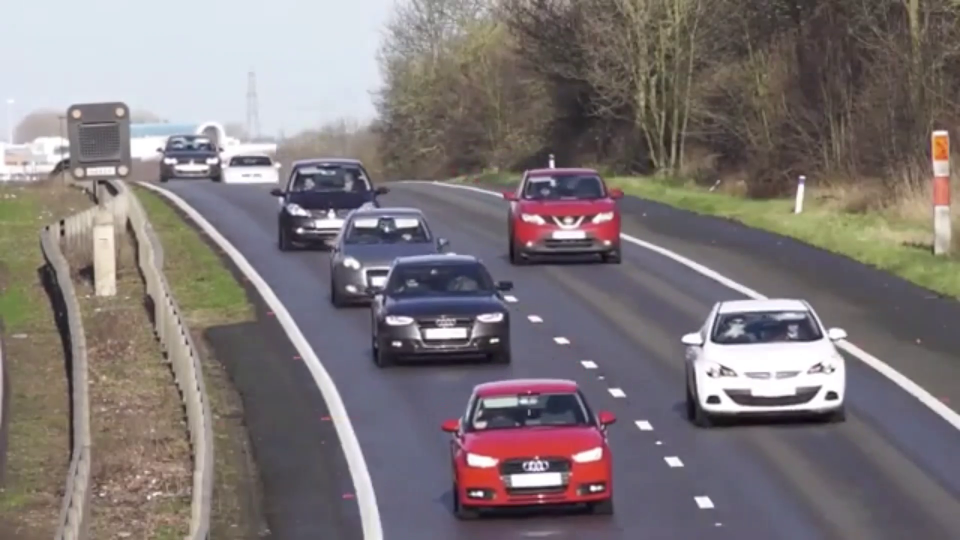
#> input picture frame 25 of _resources/_videos/backg_esti.mp4, 1920 x 1080 px (shown at 1/2 size)
$ python __main__.py   (older library calls are emulated)
#> lines starting #> are read from the running program, lines starting #| are printed output that depends on the picture
### tools/videocapture.py
import cv2
import time
import sys
sys.path.append('tools')

from configmanager import ConfigurationManager
from cameraparameters import CameraParameters
from datetime import datetime
from drawopencv import DrawingOpencv
import os
import glob
import copy
import sys


class VideoCapture:
    """
    Video üzerindeki tüm işlemlerin yapıldığı sınıftır.
    """

    def __init__(self, print_showing=False, pure_frame_save=False, vision_frame_save=True):
        """
        Parameters
        -----------
        print_showing: Boolean - sınıf içerisindeki çıktıların terminalde görünmesini/gizlenmesini sağlar
        pure_frame_save: Boolean - videonun orjinalinin/üzerine birşey yazılmamış halini seçili kamera parametrelerine göre kaydedilmesini sağlar.
        vision_frame_save: Boolean - videonun üzerine hesaplamalar yapılmış son halinin seçili kamere parametrelerine göre kaydedilmesini sağlar.

        Returns
        ----------
        return: None
        """
        self.cfg = ConfigurationManager()
        self.drawopencv = DrawingOpencv()

        self.camera_parameters = CameraParameters("webcam")


        video_true_webcam_false = eval(self.cfg.config_readable['video_true_webcam_false'])

        if video_true_webcam_false:
            video_path = os.path.dirname(sys.argv[0]) + self.cfg.config_readable['video_path_file']
        else:
            video_path = 0

        self.video_capture = cv2.VideoCapture(video_path)
        self.frame_width = int(self.video_capture.get(3))
        self.frame_height = int(self.video_capture.get(4))

        self.frame_fps = int(self.video_capture.get(cv2.CAP_PROP_FPS))

        self.frame_number = 0
        self.print_showing = print_showing
        self.id = os.path.splitext(os.path.basename(video_path))[0]

        self.resizing = True
        self.new_width = 0
        self.new_height = 0

        self.selecetROI = False
        self.box = None

        if self.frame_width != self.camera_parameters.width:
            if self.resizing:
                self.scale = self.frame_width / self.camera_parameters.width
                self.new_width = self.camera_parameters.width
                self.new_height = int(self.frame_height / self.scale)
            else:
                self.new_width = self.frame_width
                self.new_height = self.frame_height


        self.pure_frame_save = pure_frame_save
        if self.pure_frame_save:
            self.pure_frame_save_out = cv2.VideoWriter(os.path.dirname(sys.argv[0]) +self.cfg.config_readable['video_save_path_folder']+str(datetime.now().strftime('%Y_%m_%d_%H%M%S'))+'_pure.avi',cv2.VideoWriter_fourcc(*'XVID'), self.frame_fps, (self.new_width,self.new_height))

        self.vision_frame_save = vision_frame_save
        if self.vision_frame_save:
            self.vision_frame_save_out = cv2.VideoWriter(os.path.dirname(sys.argv[0]) +self.cfg.config_readable['video_save_path_folder']+str(datetime.now().strftime('%Y_%m_%d_%H%M%S'))+'_vision.avi',cv2.VideoWriter_fourcc(*'XVID'), self.frame_fps, (self.new_width,self.new_height))


        directory = self.id
        parent_dir = os.path.dirname(sys.argv[0] + self.cfg.config_readable['video_save_path_folder'])
        path = os.path.join(parent_dir, directory)


        try:
            self.frame_number = int(self.cfg.config_changeable['last_frame'])
            self.video_capture.set(cv2.CAP_PROP_POS_FRAMES, self.frame_number)
            #print(latest_file)
        except:
            print("exception_videocapture_init")
            pass


    # [12 lines left out: functions save_pure_frame_save, save_vision_frame_save, not called in this run]

    def get_image(self):
        """
        video dan sırası gelen frame i alan kısımdır, aynı zaman da bölge seçmek, ekran görüntüsü almak gibi kısımlar da burada yapılır.

        Parameters
        -----------
        None:
        Returns
        -----------
        None:
        """

        start_read_frame = time.time()
        self.ret, self.img = self.video_capture.read()

        self.frame_number = self.frame_number + 1

        if self.ret == False:
            cv2.destroyAllWindows()
            self.img = None
            return

        if self.frame_width != self.camera_parameters.width:
            if self.resizing:
                self.img = cv2.resize(self.img, (self.new_width, self.new_height))

        self.img = cv2.cvtColor(self.img, cv2.COLOR_RGB2BGR)
        self.img_orj = copy.deepcopy(self.img)

        try:
            directory = self.id
            parent_dir = os.path.dirname(sys.argv[0]) + self.cfg.config_readable['video_save_path_folder']
            path = os.path.join(parent_dir, directory)
            text_name = path + "/" + str(self.frame_number) + "__" + str(self.id) + ".txt"

            if os.path.exists(text_name) == True:
                infile = open(text_name, 'r').readlines()
                for index,line in enumerate(infile):
                    try:
                        index = int(line.split(" ")[0])
                        yolo_x = int(float(line.split(" ")[1]) * self.new_width)
                        yolo_y = int(float(line.split(" ")[2]) * self.new_height)
                        yolo_w = int(float(line.split(" ")[3]) * self.new_width)
                        yolo_h = int(float(line.split(" ")[4]) * self.new_height)

                        x1 = yolo_x - int((yolo_w/2))
                        y1 = yolo_y - int((yolo_h/2))
                        self.drawopencv.drawing_rectangle(self.img, class_id=index, x1_y1=(x1, y1), x2_y2=(x1 + yolo_w, y1 + yolo_h), color=self.drawopencv.color_red)
                    except:
                        pass
        except:
            print("Çizimden dolayı hata oluştu!!! (Sistemin durmasına gerek yok) . videocapture get_image")
            pass

        self.drawopencv.drawing_frame_number_text(self.img, self.frame_number, self.frame_fps)

        key = cv2.waitKey(1) & 0xFF

        if (key == 27 or key == ord("q")):
            self.ret = False

        if key == ord("s"):
            try:
                cv2.imwrite(os.path.dirname(sys.argv[0]) + self.cfg.config_readable['video_screenshots_path_folder']+str(time.time())+".png", cv2.cvtColor(self.img, cv2.COLOR_RGB2BGR))
            except:
                print("Exception Video Capture cv2.imwrite")
                pass

        if key == ord("r"):
            self.box = cv2.selectROI(self.cfg.config_readable['cv_imshow_title'], cv2.cvtColor(self.img, cv2.COLOR_RGB2BGR), fromCenter=False)
            if self.box[0] == 0 and self.box[1] == 0 and self.box[2] == 0 and self.box[3] == 0:
                self.selecetROI = False
            else:
                self.selecetROI = True

        if self.selecetROI == False:
            self.box = cv2.selectROI(self.cfg.config_readable['cv_imshow_title'], cv2.cvtColor(self.img, cv2.COLOR_RGB2BGR), fromCenter=False)
            if self.box[0] == 0 and self.box[1] == 0 and self.box[2] == 0 and self.box[3] == 0:
                self.selecetROI = False
            else:
                self.selecetROI = True

        self.read_frame_time = time.time() - start_read_frame
        if self.print_showing:
            print("Video Capture get_image time: ",self.read_frame_time)

### tools/configmanager.py
import configparser
import os
import sys


class ConfigurationManager:
    """
    Projeye ait tüm ilk ayarlarin yazili oldugu config_file.yaml dosyasini okuma ve bazi parametrelerini degistirmek icin yaratilan siniftir.
    """

    def __init__(self):
        self.config_readable, self.config_changeable = self.read_config_file()

    def read_config_file(self):
        """
        Parameters
        ------------
        None:

        Returns
        ------------
        config_readable : configparser - config okunabilir blogu
        config_changeable : configparser - config degistirilebilir blogu
        """

        path_of_the_config_yaml = os.path.dirname(sys.argv[0]) + '/config/config_file.yaml'
        config_f1 =configparser.ConfigParser()
        config_f1.read(path_of_the_config_yaml)
        config_readable = config_f1['readable']
        config_changeable = config_f1['changeable']
        return config_readable, config_changeable

    # [26 lines left out: function set_test_changeable, not called in this run]

### tools/cameraparameters.py
class CameraParameters:
    """
    Kameralarin ozelliklerinin tanimlandigi kisimdir.
    """

    def __init__(self, camera_type='webcam'):
        """
        Parameters
        -----------
        camera_type: string

        Returns
        -----------
        None:
        """
        self.camera_info = self.camera_types(camera_type.lower())
        self.width = self.camera_info["width"]
        self.height = self.camera_info["height"]
        self.center_x = int(self.width / 2)
        self.center_y = int(self.height / 2)


    def camera_types(self, camera_type):
        """
        Parameters
        -----------
        camera_type: string

        Returns
        -----------
        return: Json
        """

        list_of_camera = {"hd": {"width": 1920, "height": 1080},
                         "webcam": {"width": 1280, "height": 960}
                         }
        if camera_type in list_of_camera.keys():
            return list_of_camera[camera_type]
        raise ValueError(f"Error: Input camera name is not defined. Please define it. Input camera name: {camera_type}")

    # [5 lines left out: function __str__, not called in this run]

### tools/drawopencv.py
from datetime import datetime, timedelta
import cv2
import numpy as np
import os
from pathlib import Path

class DrawingOpencv:
    """
    Tum ekrana cizim islemlerinin yapildigi siniftir.
    """

    line_thick = 0.65
    color_blue = (0, 0, 255) #blue
    color_red = (255, 0, 0) #red
    color_pink = (240, 131, 244) #pink
    color_green = (7, 216, 17) #green

    def __init__(self):
        pass

    # [28 lines left out: function drawing_time_stamp_text, not called in this run]

    @staticmethod
    def drawing_frame_number_text(frame, frame_number, frame_fps):
        """
        Parameters
        -----------
        frame:image - o anki frame
        frame_number: integer - o anki bulunan frame sayisi
        frame_fps: integer -

        Returns
        -----------
        None: geri donuse gerek yok gelen frame üzerine yaziliyor.
        """

        time_stamp = "frame number: "+str(frame_number)
        textsize = cv2.getTextSize(time_stamp, cv2.FONT_HERSHEY_COMPLEX_SMALL, DrawingOpencv.line_thick, 1)[0]
        textX = int(10)
        textY = 5 + int(textsize[1])

        total_second = int(frame_number / frame_fps)
        microseconds = (total_second * 1000) + int(frame_number % frame_fps)
        conversion = timedelta(seconds=total_second, microseconds=microseconds)
        converted_time = str(conversion)

        time_stamp = time_stamp #+ " time:" + converted_time[:-2]

        cv2.putText(frame, time_stamp,(textX,textY), cv2.FONT_HERSHEY_COMPLEX_SMALL, DrawingOpencv.line_thick, DrawingOpencv.color_green, 1, cv2.LINE_AA)


    # [33 lines left out: functions drawing_rectangle, opencv_put_text, not called in this run]


### __main__.py
import warnings
warnings.filterwarnings("ignore")

import sys
sys.path.append('tools')
from configmanager import ConfigurationManager
from videocapture import VideoCapture

import cv2
import time
import argparse

def main():
    """
    İslemin basladigi ana siniftir.
    """


    while True:

        video_capture.get_image()

        if (video_capture.ret == False):
            break
#> this loop made 1 pass; (key q is pressed on pass 1)
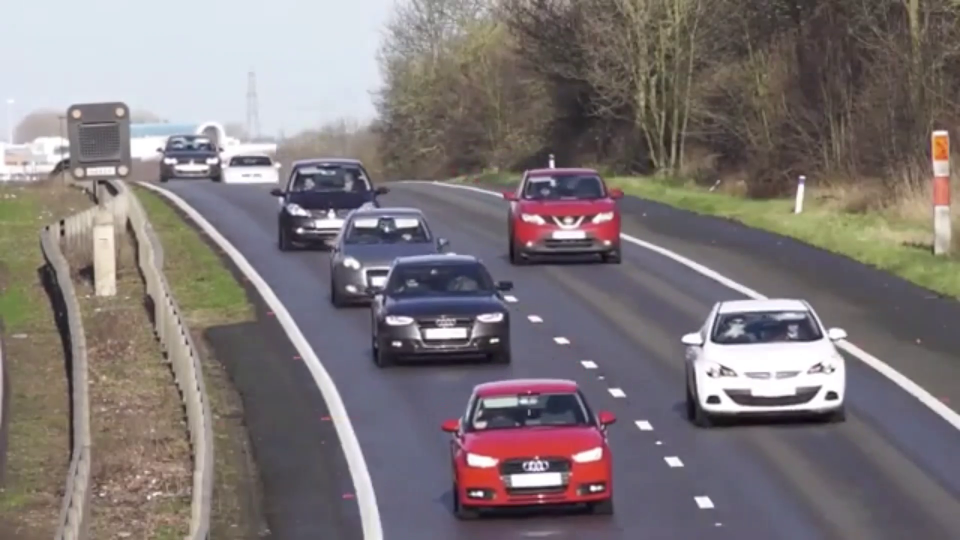
#> input picture frame 25 of _resources/_videos/backg_esti.mp4, 1920 x 1080 px (shown at 1/2 size)
#> pass 1, in get_image, `self.img = cv2.resize(self.img, (self.new_width, self.new_height))`:
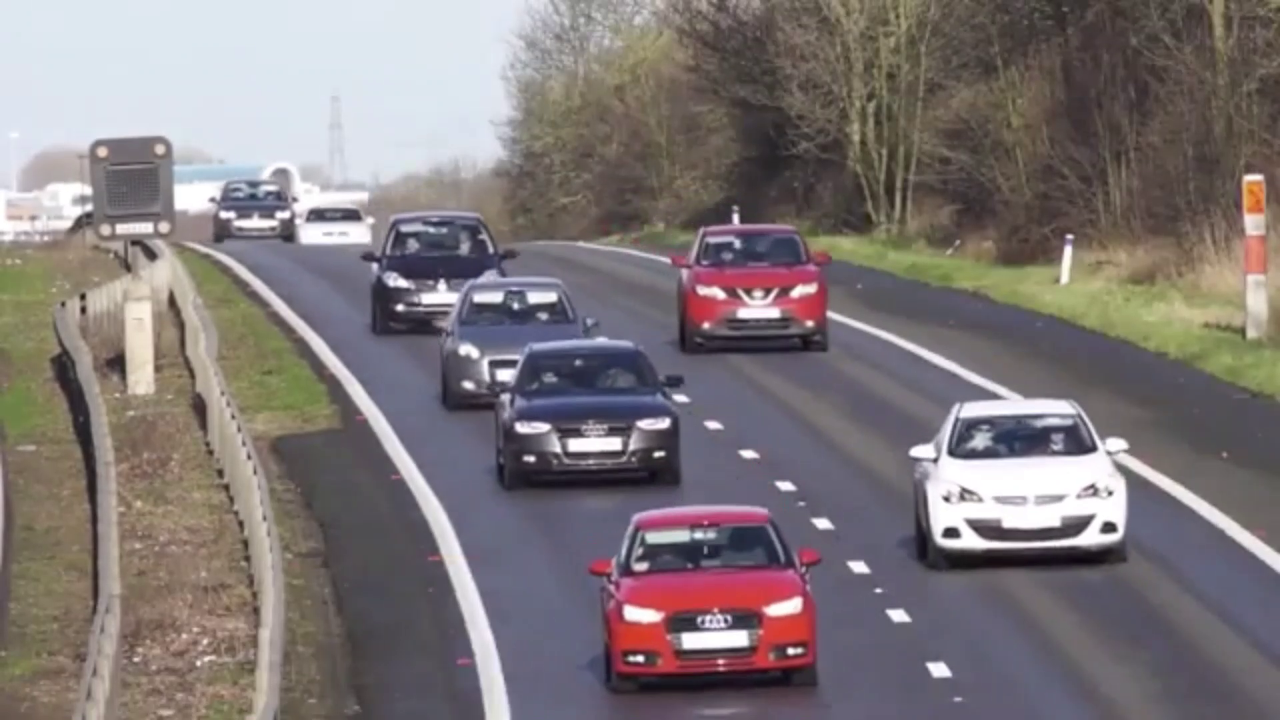
#> self.img: shape (720, 1280, 3); mean B, G, R 120, 119, 127


if __name__ == '__main__':
    '''configurationManager = ConfigurationManager()

    parser = argparse.ArgumentParser()

    class_id = configurationManager.config_readable['selected_class_id']
    last_frame = configurationManager.config_changeable['last_frame']

    parser.add_argument('-c', '--selected_class_id', help="Secilecek class id", default=class_id)
    parser.add_argument('-l', '--last_frame', help="Baslanilmasi istenen frame numarasi", default=last_frame)

    args = parser.parse_args()


    configurationManager.set_selected_id(selected_id=str(args.selected_class_id))
    configurationManager.set_last_frame(last_frame=str(args.last_frame))'''


    video_capture = VideoCapture(vision_frame_save=False)

#> (the run stopped early here; a loop or call above may not have finished)

$ run again, starting later in the video
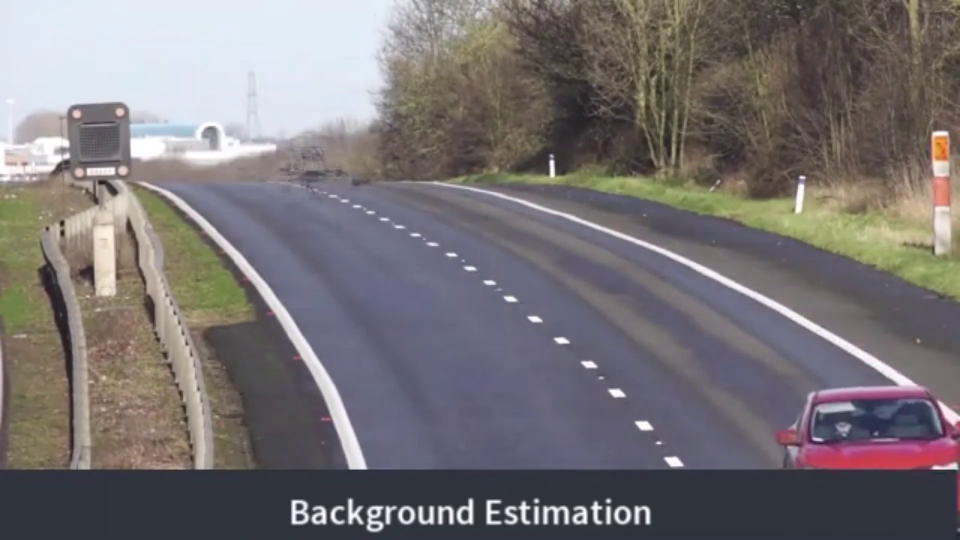
#> input picture frame 116 of _resources/_videos/backg_esti.mp4, 1920 x 1080 px (shown at 1/2 size)
#> the loop in main, `while True: ` made 1 pass; (key q is pressed on pass 1)
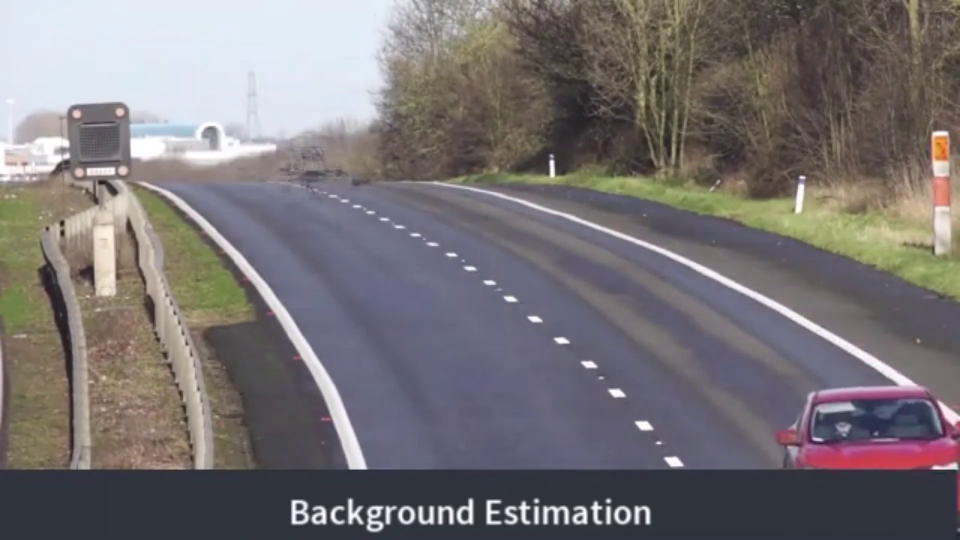
#> input picture frame 116 of _resources/_videos/backg_esti.mp4, 1920 x 1080 px (shown at 1/2 size)
#> pass 1, in get_image, `self.img = cv2.resize(self.img, (self.new_width, self.new_height))`:
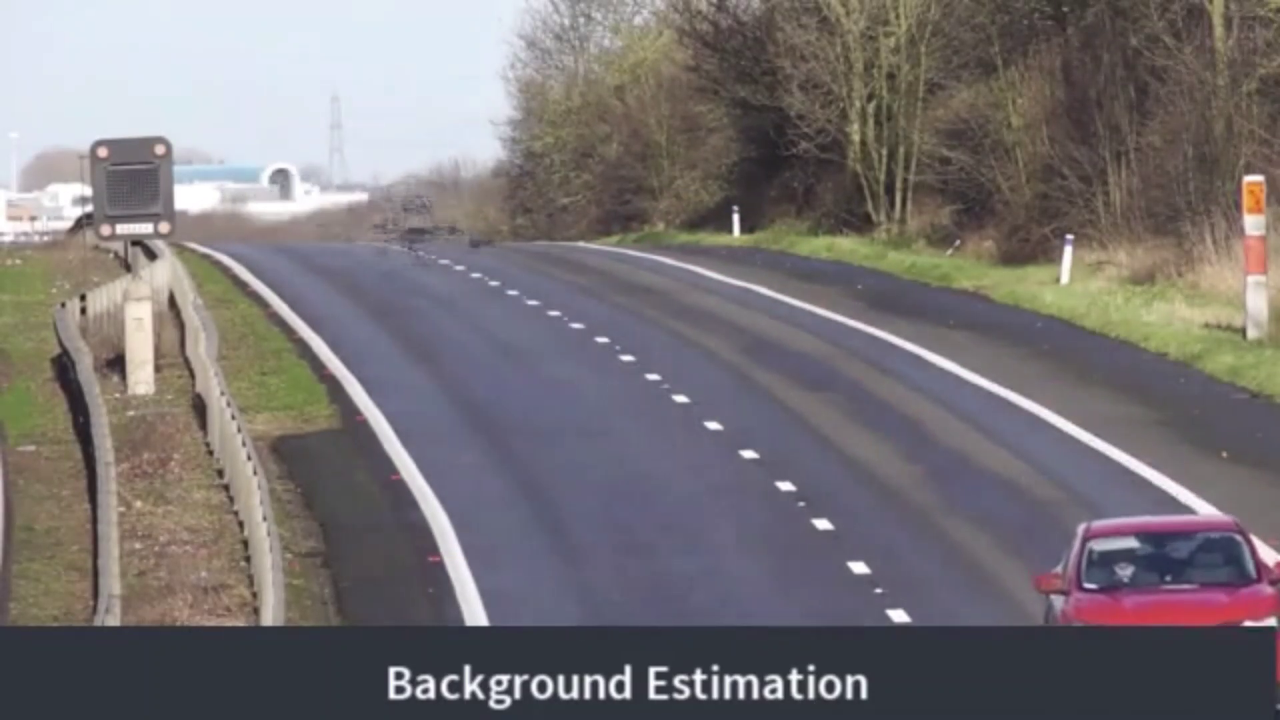
#> self.img: shape (720, 1280, 3); mean B, G, R 116.9, 114.9, 119.7
